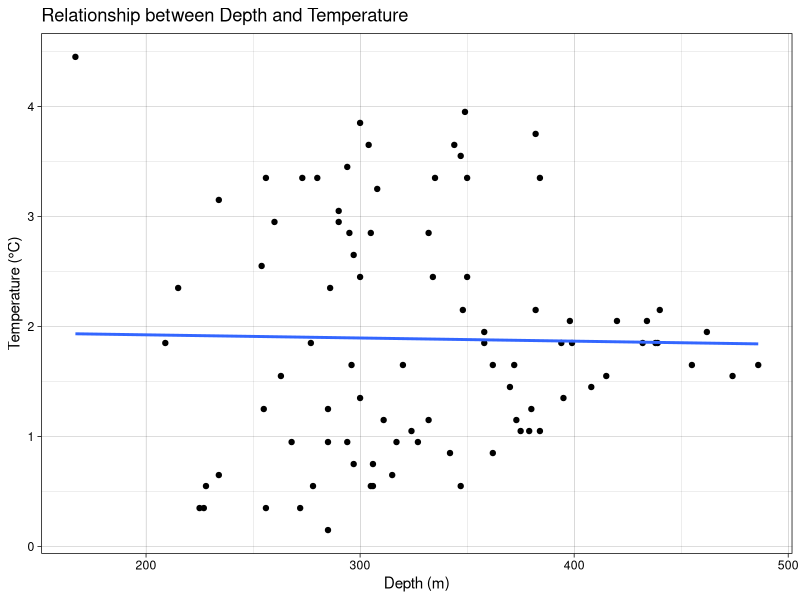

Write R code to recreate this figure.
## ---- chunk 1
library(vegan)
library(tidyverse)

env <- read.csv("../../data//BarentsFish_env.csv")

# a. List the three pairs of sites that are furthest apart in terms of the
# geographical distance between them. For each pair, also provide the
# temperature and depth associated with each member of the pair

# extract the lon and lat
geo_dat <- env[, c("Longitude", "Latitude")]

# calculate the geographical distance or use Euclidean distance as a proxy
# (use either function)
# geo_dist <- dist(geo, upper = FALSE)
# this step or the next one is possibly as far as you'll get with the 
# code I gave you
# you can proceed manually from here by examining the matrices and cross 
# referencing with the data files for the environmental data
geo_dist <- round(vegdist(geo_dat, method = "euclidean", upper = FALSE), 2)

# convert the distance object to a full symmetric matrix
geo_dist_matrix <- as.matrix(geo_dist)

# scan the matrix for the three largest distances and
# find the three pairs of sites that are furthest apart
# it is a pain to do by eye, but it is possible

# for my own convenience, I'll calculate it more efficiently:
# set the diagonal and upper triangle to NA since we only need the
# lower triangle
geo_dist_matrix[upper.tri(geo_dist_matrix, diag = TRUE)] <- NA

# find the indices of the three largest distances
# get the order of the matrix values in decreasing order,
# and select the first three
largest_dist_indices <- order(geo_dist_matrix,
                               decreasing = TRUE, na.last = NA)[1:3]

# retrieve the row and column indices of these largest distances
row_indices <- row(geo_dist_matrix)[largest_dist_indices]
col_indices <- col(geo_dist_matrix)[largest_dist_indices]

# combine the row and column indices into pairs
# I add the site temperature and depth values automagically
# but you can manually accomplish the same
largest_dist_pairs <- data.frame(
  Site1 = row_indices,
  Site2 = col_indices,
  Distance = geo_dist_matrix[largest_dist_indices],
  Site1_temp = env$Temperature[row_indices],
  Site2_temp = env$Temperature[col_indices],
  Site1_depth = env$Depth[row_indices],
  Site2_depth = env$Depth[col_indices]
)

largest_dist_pairs # this is what you get marked on

# b. List three pairs of sites that are closest together in terms of the
# **geographical distance** between them. For each pair, also provide the
# temperature and depth associated with each member of the pair.

# to do this, I'll adapt the code above to find the three smallest distances
shortest_dist_indices <- order(geo_dist_matrix,
                               decreasing = FALSE, na.last = NA)[1:3]

# retrieve the row and column indices of these largest distances
row_indices <- row(geo_dist_matrix)[shortest_dist_indices]
col_indices <- col(geo_dist_matrix)[shortest_dist_indices]

# combine the row and column indices into pairs
# I add the site temperature and depth values automagically
# but you can manually accomplish the same
shortest_dist_pairs <- data.frame(
  Site1 = row_indices,
  Site2 = col_indices,
  Distance = geo_dist_matrix[shortest_dist_indices],
  Site1_temp = env$Temperature[row_indices],
  Site2_temp = env$Temperature[col_indices],
  Site1_depth = env$Depth[row_indices],
  Site2_depth = env$Depth[col_indices]
)

shortest_dist_pairs # this is what you get marked on
## ---- chunk 2
# a. List the three pairs of sites that are furthest apart in terms of the
# **environmental distance** between them. For each pair, also state the
# environmental distance between them.

# Again, I adapt pre-existing code but you'll do this manually as far
# as possible

# extract the lon and lat
env_dat <- env[, c("Depth", "Temperature")]

# calculate the geographical distance or use Euclidean distance as a proxy
# (use either function)
# geo_dist <- dist(geo, upper = FALSE)
env_dist <- round(vegdist(env_dat, method = "euclidean", upper = FALSE), 2)

# your code will bring you to the above step, and from there you can
# accomplish the rest manually to assemble the table by hand
# I'll continue with more efficient code...

# convert the distance object to a full symmetric matrix
env_dist_matrix <- as.matrix(env_dist)

# scan the matrix for the three largest distances and
# find the three pairs of sites that are furthest apart
# it is a pain to do by eye, but it is possible

# for my own convenience, I'll calculate it more efficiently:
# set the diagonal and upper triangle to NA since we only need the
# lower triangle
env_dist_matrix[upper.tri(env_dist_matrix, diag = TRUE)] <- NA

# find the indices of the three largest distances
# get the order of the matrix values in decreasing order,
# and select the first three
largest_dist_indices <- order(env_dist_matrix,
                              decreasing = TRUE, na.last = NA)[1:3]

# retrieve the row and column indices of these largest distances
row_indices <- row(geo_dist_matrix)[largest_dist_indices]
col_indices <- col(geo_dist_matrix)[largest_dist_indices]

# combine the row and column indices into pairs
# I add the site temperature and depth values automagically
# but you can manually accomplish the same
largest_dist_pairs <- data.frame(
  Site1 = row_indices,
  Site2 = col_indices,
  Distance = geo_dist_matrix[largest_dist_indices],
  Site1_temp = env$Temperature[row_indices],
  Site2_temp = env$Temperature[col_indices],
  Site1_depth = env$Depth[row_indices],
  Site2_depth = env$Depth[col_indices]
)

largest_dist_pairs # this is what you get marked on

# b. List three pairs of sites that are closest together in terms of the
# **environmental distance** between them. For each pair, also state the
# environmental distance between them.

# scan the matrix (made in 2.a) for the three largest distances and
# find the three pairs of sites that are furthest apart
# it is a pain to do by eye, but it is possible

# find the indices of the three largest distances
# get the order of the matrix values in decreasing order,
# and select the first three
shortest_dist_indices <- order(env_dist_matrix,
                              decreasing = FALSE, na.last = NA)[1:3]

# retrieve the row and column indices of these shortest distances
row_indices <- row(geo_dist_matrix)[shortest_dist_indices]
col_indices <- col(geo_dist_matrix)[shortest_dist_indices]

# combine the row and column indices into pairs
# I add the site temperature and depth values automagically
# but you can manually accomplish the same
shortest_dist_pairs <- data.frame(
  Site1 = row_indices,
  Site2 = col_indices,
  Distance = geo_dist_matrix[shortest_dist_indices],
  Site1_temp = env$Temperature[row_indices],
  Site2_temp = env$Temperature[col_indices],
  Site1_depth = env$Depth[row_indices],
  Site2_depth = env$Depth[col_indices]
)

shortest_dist_pairs # this is what you get marked on
## ---- chunk 3
# Is there a relationship between the environmental variables?

cor(env_dat) # this is what you get marked on)

ggplot(env, aes(x = Depth, y = Temperature)) +
  geom_point() +
  geom_smooth(method = "lm", se = FALSE) +
  labs(title = "Relationship between Depth and Temperature",
       x = "Depth (m)",
       y = "Temperature (°C)") +
  theme_linedraw()

# No, there is no relationship between the two variables. The correlation
# coefficient shows a value of -0.02, which is very close to zero. This is
# confirmed by the flat line in the correlation plot.
## ---- chunk 4
# a. List the three pairs of sites that are furthest apart in terms of
# **species composition** between them. For each pair, also state the
# species dissimilarity between them.

spp_dat <- read.csv("../../data/BarentsFish_spp.csv")

# using Bray-Curtis for abundance data (could use something else)
spp_diss <- round(vegdist(spp_dat, method = "bray", upper = FALSE), 2)

spp_diss_matrix <- as.matrix(spp_diss)

spp_diss_matrix[upper.tri(spp_diss_matrix, diag = TRUE)] <- NA

largest_diss_indices <- order(spp_diss_matrix,
                              decreasing = TRUE, na.last = NA)[1:3]

row_indices <- row(spp_diss_matrix)[largest_diss_indices]
col_indices <- col(spp_diss_matrix)[largest_diss_indices]

largest_diss_pairs <- data.frame(
  Site1 = row_indices,
  Site2 = col_indices,
  Dissimilarity = spp_diss_matrix[largest_diss_indices]
)

largest_diss_pairs # this is what you get marked on

# b. List three pairs of sites that are closest together in terms of
# **species composition** between them. For each pair, also state the
# species dissimilarity between them.

smallest_diss_indices <- order(spp_diss_matrix,
                              decreasing = FALSE, na.last = NA)[1:3]

row_indices <- row(spp_diss_matrix)[smallest_diss_indices]
col_indices <- col(spp_diss_matrix)[smallest_diss_indices]

smallest_diss_pairs <- data.frame(
  Site1 = row_indices,
  Site2 = col_indices,
  Dissimilarity = spp_diss_matrix[smallest_diss_indices]
)

smallest_diss_pairs # this is what you get marked on
